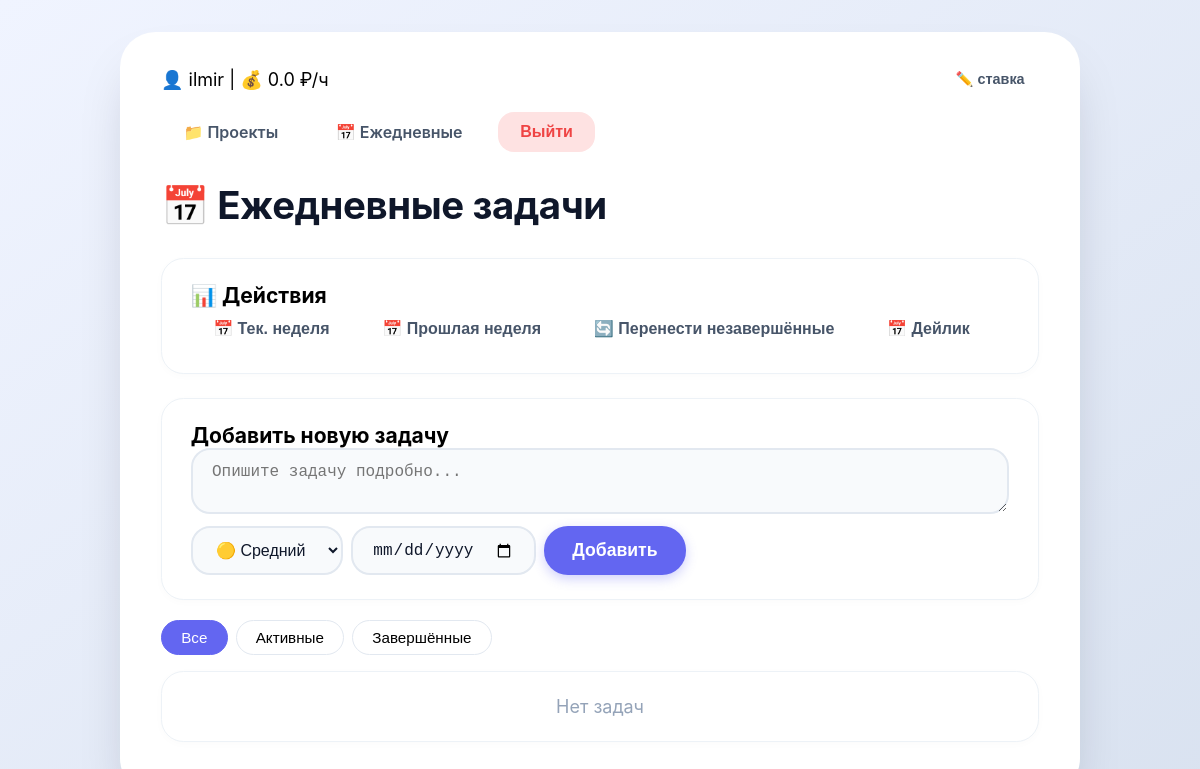
The page /developers/daily-tasks/ (signed in) on the database as committed earlier.
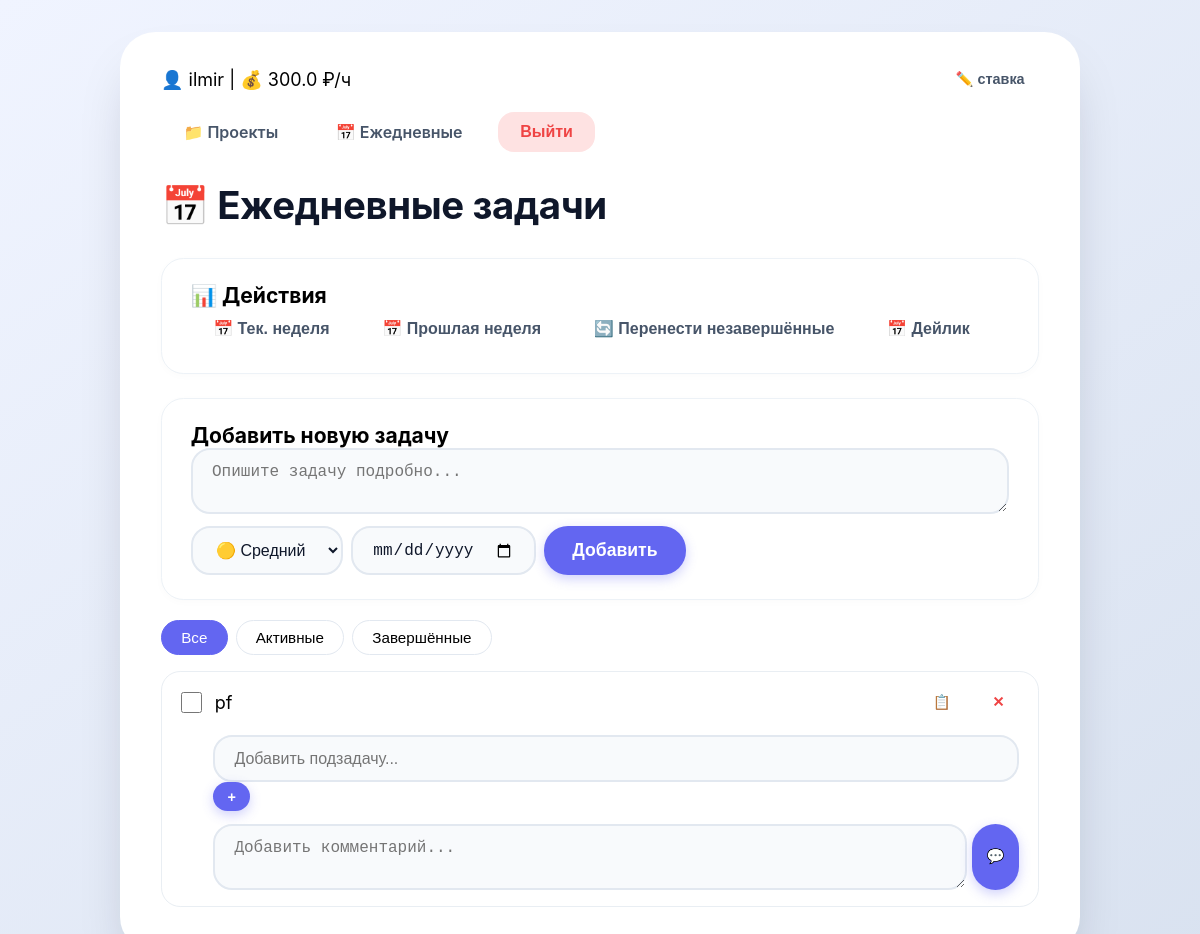
The same page on the database as committed later.
### users/models.py (models this page shows, shortened)
class User(AbstractUser):
    default_hourly_rate = models.FloatField(
        default=0.0, verbose_name="Ставка по умолчанию"
    )
    phone = models.CharField(max_length=20, blank=True, verbose_name="Телефон")
    telegram = models.CharField(max_length=20, blank=True, verbose_name="Telegram")

### developers/models.py (models this page shows, shortened)
class Task(models.Model):
    title = models.CharField(max_length=255, verbose_name="Название")
    project = models.ForeignKey(
        Project,
        on_delete=models.SET_NULL,
        null=True,
        blank=True,
        related_name="tasks",
        verbose_name="Проект",
    )
    owner = models.ForeignKey(
        settings.AUTH_USER_MODEL,
        on_delete=models.CASCADE,
        related_name="owned_tasks",
        verbose_name="Владелец",
    )
    created_at = models.DateTimeField(auto_now_add=True, verbose_name="Создана")
    is_completed = models.BooleanField(default=False, verbose_name="Завершена")
    completed_at = models.DateTimeField(
        null=True, blank=True, verbose_name="Завершена в"
    )
    priority = models.IntegerField(default=1, verbose_name="Приоритет")
    due_date = models.DateTimeField(null=True, blank=True, verbose_name="Срок")
    total_time = models.FloatField(default=0.0, verbose_name="Всего времени (сек)")
    is_timer_running = models.BooleanField(default=False, verbose_name="Таймер запущен")
    last_start_time = models.DateTimeField(
        null=True, blank=True, verbose_name="Последний старт"
    )
    assigned_task = models.ForeignKey(
        "managers.AssignedTask",
        on_delete=models.SET_NULL,
        null=True,
        blank=True,
        verbose_name="Связанная назначенная задача",
    )
    class Meta:
        verbose_name = "Задача"
        verbose_name_plural = "Задачи"
    @property
    def total_time_with_current(self):
        t = self.total_time or 0
        if self.is_timer_running and self.last_start_time:
            t += (timezone.now() - self.last_start_time).total_seconds()
        return t

### developers/views.py (the view)
# urls.py: path("daily-tasks/", views.daily_tasks, name="daily_tasks"),
@login_required
def daily_tasks(request):
    tasks = Task.objects.filter(owner=request.user, project__isnull=True)
    completed_count = tasks.filter(is_completed=True).count()
    total_count = tasks.count()
    completion_rate = (completed_count / total_count * 100) if total_count > 0 else 0
    context = {
        "daily_tasks": tasks,
        "completed_tasks_count": completed_count,
        "completion_rate": round(completion_rate),
        "total_subtasks": 0,
        "completed_subtasks": 0,
    }
    return render(request, "developers/daily_tasks.html", context)

### core/context_processors.py (called while the page is built)
def earnings_summary(request):
    if not request.user.is_authenticated:
        return {}
    user = request.user
    projects = Project.objects.filter(owner=user)
    total_earned = sum(p.earned_amount for p in projects)
    now = timezone.now()
    months_since = (now.year - user.date_joined.year) * 12 + (
        now.month - user.date_joined.month
    ) or 1
    average_monthly = total_earned / months_since
    return {
        "total_earned": total_earned,
        "average_monthly": average_monthly,
        "months_since": months_since,
    }

### developers/models.py (called while the page is built)
    @property
    def total_time(self):
        total = 0
        for task in self.tasks.all():
            total += task.total_time_with_current
        return total

    @property
    def earned_amount(self):
        return self.total_time * self.hourly_rate / 3600

    @property
    def total_with_current(self):
        t = self.total_time
        if self.is_timer_running and self.last_start_time:
            t += (timezone.now() - self.last_start_time).total_seconds()
        return t

### templates/developers/daily_tasks.html (shortened to what this page needs)
{% extends 'tracker_base.html' %}
{% load static %}
{% block content %}
<h1>📅 Ежедневные задачи</h1>
<div class="card" style="margin-bottom:1.5rem;">
  <h3>📊 Действия</h3>
  <div style="display:flex; gap:0.5rem; flex-wrap:wrap;">
    <button onclick="generateCurrentWeekReport()" class="btn">📅 Тек. неделя</button>
    <button onclick="generatePreviousWeekReport()" class="btn">📅 Прошлая неделя</button>
    <button onclick="transferUncompletedTasksFromPreviousWeek()" class="btn">🔄 Перенести незавершённые</button>
    <button onclick="generateDailyReport()" class="btn">📅 Дейлик</button>
  </div>
</div>
<div class="card">
  <h3>Добавить новую задачу</h3>
  <textarea id="newTaskTitle" placeholder="Опишите задачу подробно..." class="form-control" rows="2"></textarea>
  <div style="display:flex; gap:0.5rem; margin-top:0.5rem;">
    <select id="newTaskPriority" class="form-control" style="width:auto;">
      <option value="2" selected>🟡 Средний</option>
    </select>
    <input type="date" id="newTaskDueDate" class="form-control" style="width:auto;">
    <button onclick="addDailyTask()" class="btn btn-primary">Добавить</button>
  </div>
</div>
<div class="filters">
  <button onclick="filterTasks('all')" class="filter-btn active" id="filter-all">Все</button>
  <button onclick="filterTasks('active')" class="filter-btn" id="filter-active">Активные</button>
  <button onclick="filterTasks('completed')" class="filter-btn" id="filter-completed">Завершённые</button>
</div>
<div id="tasks-container">
  {% for task in daily_tasks %}
  <div class="task-item {% if task.is_completed %}completed{% endif %}"
       data-task-id="{{ task.id }}"
       data-completed="{{ task.is_completed }}"
       style="flex-wrap: wrap; align-items: flex-start;">
    <div style="display: flex; align-items: center; gap: 0.8rem; width: 100%;">
      <input type="checkbox" {% if task.is_completed %}checked{% endif %}
             onchange="toggleTaskCompletion({{ task.id }}, this.checked)" class="task-checkbox">
      <span class="task-text" style="flex:1;" ondblclick="openEditTaskModal({{ task.id }})">{{ task.title }}</span>
      <button onclick="copySingleTaskToClipboard({{ task.id }})" class="btn btn-sm">📋</button>
      <button onclick="deleteTask({{ task.id }})" class="btn btn-sm btn-danger">✕</button>
    </div>
    {% with subtasks=task.sub_tasks.all %}
    <div class="add-subtask" style="width:100%; padding-left:2rem; margin-top:0.3rem;">
      <input type="text" class="form-control subtask-input" placeholder="Добавить подзадачу...">
      <button onclick="addSubTask({{ task.id }}, this.previousElementSibling)" class="btn btn-sm btn-primary">+</button>
    </div>
    {% endwith %}
    <div class="comments-section" style="width:100%; padding-left:2rem;">
      <div class="add-comment" style="display:flex; gap:0.3rem;">
        <textarea class="form-control comment-input" placeholder="Добавить комментарий..." rows="2"></textarea>
        <button onclick="addTaskComment({{ task.id }}, this.previousElementSibling)" class="btn btn-sm btn-primary">💬</button>
      </div>
    </div>
  </div>
  {% empty %}
  <div class="card" style="text-align:center; color:#94a3b8;">Нет задач</div>
  {% endfor %}
</div>
{% endblock %}

### templates/tracker_base.html (shortened to what this page needs)
{% load static %}
<!DOCTYPE html>
<html lang="ru">
<head>
</head>
<body>
  <div class="container">
    {% if user.is_authenticated %}
      <div style="display: flex; justify-content: space-between; align-items: center; margin-bottom: 1rem;">
        <span>👤 {{ user.username }} | 💰 {{ user.default_hourly_rate }} ₽/ч</span>
        <button onclick="openRateModal()" class="btn btn-sm">✏️ ставка</button>
      </div>
    {% endif %}
    <div class="nav">
      {% if user.is_authenticated %}
        <a href="{% url 'developers:project_list' %}" class="btn">📁 Проекты</a>
        <a href="{% url 'developers:daily_tasks' %}" class="btn">📅 Ежедневные</a>
        <form method="post" action="{% url 'users:logout' %}" style="display:inline;">
          <button type="submit" class="btn btn-logout">Выйти</button>
        </form>
      {% else %}
        <a href="{% url 'users:login' %}" class="btn">Войти</a>
        <a href="{% url 'users:register' %}" class="btn">Регистрация</a>
      {% endif %}
    </div>
    {% block content %}{% endblock %}
  </div>
</body>
</html>

Rows that differ between the two databases and show on the page:
changed User "ilmir": default_hourly_rate "0.0" → "300.0"
added Task: title "pf"
Other text that changed with them:
text no longer shown: "Нет задач"
